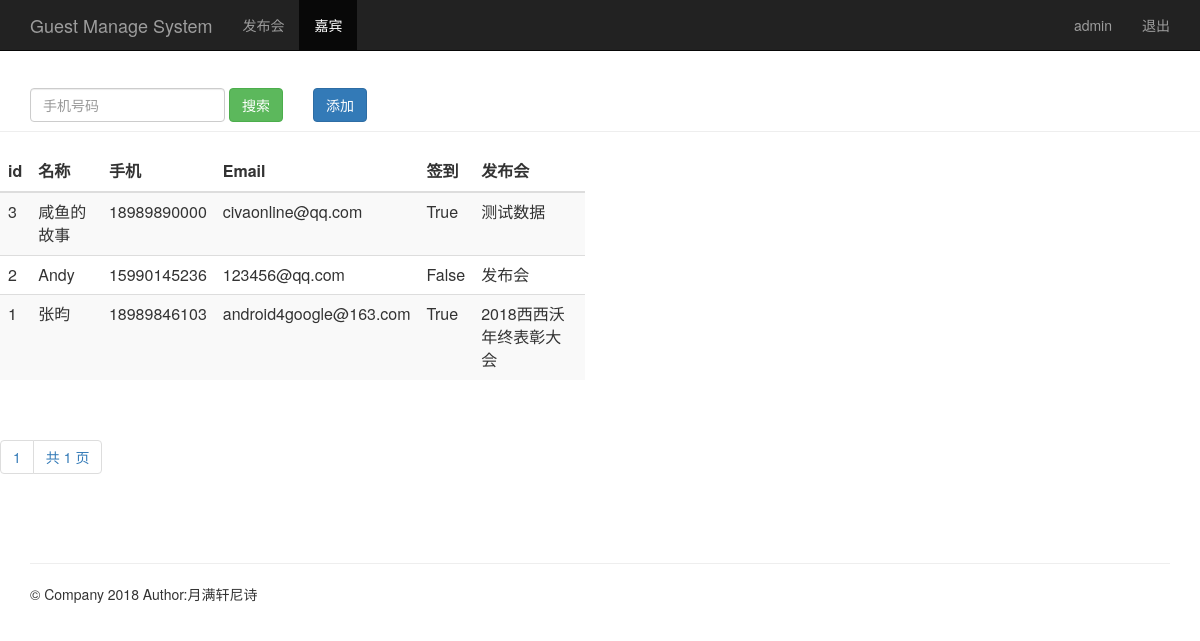
The page /guest_manage/ (signed in) on the database its author committed.
### sign/models.py (models this page shows, shortened)
class Guest(models.Model):
    event = models.ForeignKey(Event, on_delete=models.CASCADE)  # 关联发布会id
    realname = models.CharField(max_length=64)  # 姓名
    phone = models.CharField(max_length=16)  # 手机号
    email = models.EmailField()  # 邮箱
    sign = models.BooleanField()  # 签到状态
    create_time = models.DateTimeField(auto_now=True)  # 创建时间（自动获取当前时间）
    class Meta:
        unique_together = ('phone', 'event')
        ordering = ['-id']

class Event(models.Model):
    name = models.CharField(max_length=100)  # 发布会标题
    limit = models.IntegerField()  # 限制人数
    status = models.BooleanField()  # 状态
    address = models.CharField(max_length=200)  # 地址
    start_time = models.DateTimeField('events time')  # 发布会时间
    create_time = models.DateTimeField(auto_now=True)  # 创建时间（自动获取当前时间）
    def __str__(self):
        return self.name

### sign/views.py (the view)
# urls.py: path('guest_manage/', views.guest_manage),  # 添加guest_manage/配置路径
def guest_manage(request):
    username = request.session.get('user', '')
    guests = Guest.objects.all()
    paginatorGuest = Paginator(guests, 5)
    page = request.GET.get('page')
    try:
        contacts = paginatorGuest.page(page)
    except PageNotAnInteger:
        contacts = paginatorGuest.page(1)
    except EmptyPage:
        contacts = paginatorGuest.page(paginatorGuest.num_pages)
    return render(request, "guest_manage.html", {"user": username, "guests": contacts})

### sign/templates/guest_manage.html (shortened to what this page needs)
{% extends "base.html" %}
{% block content %}
    <nav class="navbar navbar-inverse navbar-fixed-top">
        <div class="container">
            <div class="navbar-header">
                <a class="navbar-brand" href="/event_manage/">Guest Manage System</a>
            </div>
            <div id="navbar" class="collapse navbar-collapse">
                <ul class="nav navbar-nav">
                    <li><a href="/event_manage/">发布会</a></li>
                    <li class="active"><a href="#">嘉宾</a></li>
                </ul>
                <ul class="nav navbar-nav navbar-right">
                    <li><a href="#">{{ user }}</a></li>
                    <li><a href="/logout/">退出</a></li>
                </ul>
            </div>
        </div>
    </nav>
    <div class="page-header" style="margin-top: 80px;">
        <div id="navbar" class="navbar-collapse collapse" style="float:left;">
            <form class="navbar-form" method="get" action="/search_phone/">
                <div class="form-group">
                    <input name="phone" type="text" placeholder="手机号码" class="form-control">
                </div>
                <button type="sub   mit" class="btn btn-success">搜索</button>
            </form>
        </div>
        <div
        "float:right;">
        <button type="submit" class="btn btn-primary" onclick="window.location.href='/add_guest/'"
                style="margin-top: 8px;">添加
        </button>
    </div>
    </div>
    <div class="row">
        <div class="col-md-6">
            <table class="table table-striped">
                <thead>
                <tr>
                    <th>id</th>
                    <th>名称</th>
                    <th>手机</th>
                    <th>Email</th>
                    <th>签到</th>
                    <th>发布会</th>
                </tr>
                </thead>
                {% for guest in guests %}
                    <tr>
                        <td>{{ guest.id }}</td>
                        <td>{{ guest.realname }}</td>
                        <td>{{ guest.phone }}</td>
                        <td>{{ guest.email }}</td>
                        <td>{{ guest.sign }}</td>
                        <td>{{ guest.event }}</td>
                    </tr>
                {% endfor %}
            </table>
        </div>
    </div>
    <div class="pagination">
            <span class="step-links">
              <ul class="pagination">
                  <li><a href="#">{{ guests.number }}</a></li>
                  <li><a href="#">共 {{ guests.paginator.num_pages }} 页</a></li>
              </ul>
            </span>
    </div>
{% endblock %}

### rows shown on the page
Guest: id "3", realname "咸鱼的故事", phone "18989890000", email "civaonline@qq.com", sign "True", event "测试数据"
Guest: id "2", realname "Andy", phone "15990145236", email "123456@qq.com", sign "False", event "发布会"
Guest: id "1", realname "张昀", phone "18989846103", email "android4google@163.com", sign "True", event "2018西西沃年终表彰大会"

### other values the page prints
{{ user }} "admin"
{{ guests.number }} "1"
{{ guests.paginator.num_pages }} "1"
